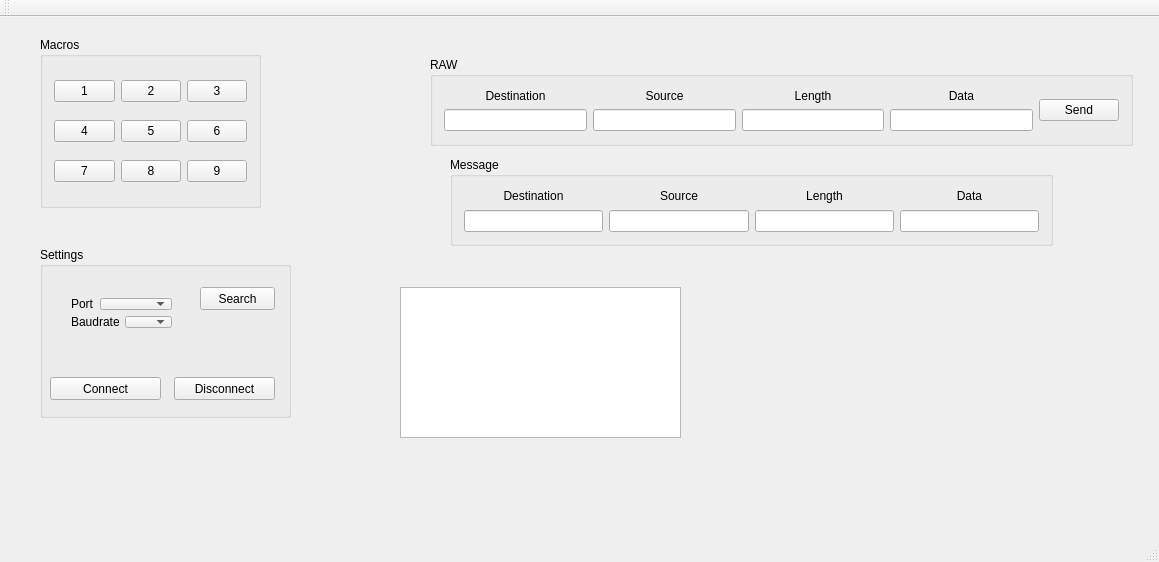
<?xml version="1.0" encoding="UTF-8"?>
<ui version="4.0">
 <class>MainWindow</class>
 <widget class="QMainWindow" name="MainWindow">
  <property name="geometry">
   <rect>
    <x>0</x>
    <y>0</y>
    <width>1159</width>
    <height>562</height>
   </rect>
  </property>
  <property name="windowTitle">
   <string>MainWindow</string>
  </property>
  <widget class="QWidget" name="centralWidget">
   <widget class="QGroupBox" name="groupBox">
    <property name="geometry">
     <rect>
      <x>430</x>
      <y>40</y>
      <width>703</width>
      <height>89</height>
     </rect>
    </property>
    <property name="title">
     <string>RAW</string>
    </property>
    <layout class="QGridLayout" name="gridLayout">
     <item row="0" column="0">
      <layout class="QHBoxLayout" name="horizontalLayout">
       <item>
        <layout class="QVBoxLayout" name="verticalLayout">
         <item>
          <widget class="QLabel" name="label">
           <property name="text">
            <string>Destination</string>
           </property>
           <property name="alignment">
            <set>Qt::AlignCenter</set>
           </property>
          </widget>
         </item>
         <item>
          <widget class="QLineEdit" name="lineDestination"/>
         </item>
        </layout>
       </item>
       <item>
        <layout class="QVBoxLayout" name="verticalLayout_2">
         <item>
          <widget class="QLabel" name="label_2">
           <property name="text">
            <string>Source</string>
           </property>
           <property name="alignment">
            <set>Qt::AlignCenter</set>
           </property>
          </widget>
         </item>
         <item>
          <widget class="QLineEdit" name="lineSource"/>
         </item>
        </layout>
       </item>
       <item>
        <layout class="QVBoxLayout" name="verticalLayout_3">
         <item>
          <widget class="QLabel" name="label_3">
           <property name="text">
            <string>Length</string>
           </property>
           <property name="alignment">
            <set>Qt::AlignCenter</set>
           </property>
          </widget>
         </item>
         <item>
          <widget class="QLineEdit" name="lineEdit_3"/>
         </item>
        </layout>
       </item>
       <item>
        <layout class="QVBoxLayout" name="verticalLayout_4">
         <item>
          <widget class="QLabel" name="label_4">
           <property name="text">
            <string>Data</string>
           </property>
           <property name="alignment">
            <set>Qt::AlignCenter</set>
           </property>
          </widget>
         </item>
         <item>
          <widget class="QLineEdit" name="lineEdit_4"/>
         </item>
        </layout>
       </item>
      </layout>
     </item>
     <item row="0" column="1">
      <widget class="QPushButton" name="buttonSend">
       <property name="text">
        <string>Send</string>
       </property>
      </widget>
     </item>
    </layout>
   </widget>
   <widget class="QGroupBox" name="groupBox_2">
    <property name="geometry">
     <rect>
      <x>40</x>
      <y>20</y>
      <width>221</width>
      <height>171</height>
     </rect>
    </property>
    <property name="title">
     <string>Macros</string>
    </property>
    <layout class="QGridLayout" name="gridLayout_2">
     <item row="0" column="0">
      <widget class="QPushButton" name="pushButton_2">
       <property name="text">
        <string>1</string>
       </property>
      </widget>
     </item>
     <item row="0" column="1">
      <widget class="QPushButton" name="pushButton_3">
       <property name="text">
        <string>2</string>
       </property>
      </widget>
     </item>
     <item row="0" column="2">
      <widget class="QPushButton" name="pushButton_6">
       <property name="text">
        <string>3</string>
       </property>
      </widget>
     </item>
     <item row="1" column="0">
      <widget class="QPushButton" name="pushButton_7">
       <property name="text">
        <string>4</string>
       </property>
      </widget>
     </item>
     <item row="1" column="1">
      <widget class="QPushButton" name="pushButton_4">
       <property name="text">
        <string>5</string>
       </property>
      </widget>
     </item>
     <item row="1" column="2">
      <widget class="QPushButton" name="pushButton_8">
       <property name="text">
        <string>6</string>
       </property>
      </widget>
     </item>
     <item row="2" column="0">
      <widget class="QPushButton" name="pushButton_9">
       <property name="text">
        <string>7</string>
       </property>
      </widget>
     </item>
     <item row="2" column="1">
      <widget class="QPushButton" name="pushButton_10">
       <property name="text">
        <string>8</string>
       </property>
      </widget>
     </item>
     <item row="2" column="2">
      <widget class="QPushButton" name="pushButton_5">
       <property name="text">
        <string>9</string>
       </property>
      </widget>
     </item>
    </layout>
   </widget>
   <widget class="QGroupBox" name="groupBox_3">
    <property name="geometry">
     <rect>
      <x>450</x>
      <y>140</y>
      <width>603</width>
      <height>89</height>
     </rect>
    </property>
    <property name="title">
     <string>Message</string>
    </property>
    <layout class="QGridLayout" name="gridLayout_3">
     <item row="0" column="0">
      <layout class="QHBoxLayout" name="horizontalLayout_2">
       <item>
        <layout class="QVBoxLayout" name="verticalLayout_5">
         <item>
          <widget class="QLabel" name="label_5">
           <property name="text">
            <string>Destination</string>
           </property>
           <property name="alignment">
            <set>Qt::AlignCenter</set>
           </property>
          </widget>
         </item>
         <item>
          <widget class="QLineEdit" name="lineEdit_5"/>
         </item>
        </layout>
       </item>
       <item>
        <layout class="QVBoxLayout" name="verticalLayout_6">
         <item>
          <widget class="QLabel" name="label_6">
           <property name="text">
            <string>Source</string>
           </property>
           <property name="alignment">
            <set>Qt::AlignCenter</set>
           </property>
          </widget>
         </item>
         <item>
          <widget class="QLineEdit" name="lineEdit_6"/>
         </item>
        </layout>
       </item>
       <item>
        <layout class="QVBoxLayout" name="verticalLayout_7">
         <item>
          <widget class="QLabel" name="label_7">
           <property name="text">
            <string>Length</string>
           </property>
           <property name="alignment">
            <set>Qt::AlignCenter</set>
           </property>
          </widget>
         </item>
         <item>
          <widget class="QLineEdit" name="lineEdit_7"/>
         </item>
        </layout>
       </item>
       <item>
        <layout class="QVBoxLayout" name="verticalLayout_8">
         <item>
          <widget class="QLabel" name="label_8">
           <property name="text">
            <string>Data</string>
           </property>
           <property name="alignment">
            <set>Qt::AlignCenter</set>
           </property>
          </widget>
         </item>
         <item>
          <widget class="QLineEdit" name="lineEdit_8"/>
         </item>
        </layout>
       </item>
      </layout>
     </item>
    </layout>
   </widget>
   <widget class="QGroupBox" name="groupBox_4">
    <property name="geometry">
     <rect>
      <x>40</x>
      <y>230</y>
      <width>251</width>
      <height>171</height>
     </rect>
    </property>
    <property name="title">
     <string>Settings</string>
    </property>
    <widget class="QPushButton" name="buttonConnect">
     <property name="geometry">
      <rect>
       <x>10</x>
       <y>130</y>
       <width>111</width>
       <height>23</height>
      </rect>
     </property>
     <property name="styleSheet">
      <string notr="true"/>
     </property>
     <property name="text">
      <string>Connect</string>
     </property>
    </widget>
    <widget class="QPushButton" name="buttonSearch">
     <property name="geometry">
      <rect>
       <x>160</x>
       <y>40</y>
       <width>75</width>
       <height>23</height>
      </rect>
     </property>
     <property name="text">
      <string>Search</string>
     </property>
    </widget>
    <widget class="QPushButton" name="buttonDisconnect">
     <property name="geometry">
      <rect>
       <x>134</x>
       <y>130</y>
       <width>101</width>
       <height>23</height>
      </rect>
     </property>
     <property name="text">
      <string>Disconnect</string>
     </property>
    </widget>
    <widget class="QWidget" name="">
     <property name="geometry">
      <rect>
       <x>20</x>
       <y>40</y>
       <width>123</width>
       <height>52</height>
      </rect>
     </property>
     <layout class="QVBoxLayout" name="verticalLayout_9">
      <item>
       <layout class="QHBoxLayout" name="horizontalLayout_3">
        <item>
         <widget class="QLabel" name="label_9">
          <property name="text">
           <string>Port</string>
          </property>
         </widget>
        </item>
        <item>
         <widget class="QComboBox" name="boxPortName"/>
        </item>
       </layout>
      </item>
      <item>
       <layout class="QHBoxLayout" name="horizontalLayout_4">
        <item>
         <widget class="QLabel" name="label_10">
          <property name="text">
           <string>Baudrate</string>
          </property>
         </widget>
        </item>
        <item>
         <widget class="QComboBox" name="boxBaudrate"/>
        </item>
       </layout>
      </item>
     </layout>
    </widget>
   </widget>
   <widget class="QPlainTextEdit" name="console">
    <property name="geometry">
     <rect>
      <x>400</x>
      <y>270</y>
      <width>281</width>
      <height>151</height>
     </rect>
    </property>
   </widget>
  </widget>
  <widget class="QMenuBar" name="menuBar">
   <property name="geometry">
    <rect>
     <x>0</x>
     <y>0</y>
     <width>1159</width>
     <height>21</height>
    </rect>
   </property>
  </widget>
  <widget class="QToolBar" name="mainToolBar">
   <attribute name="toolBarArea">
    <enum>TopToolBarArea</enum>
   </attribute>
   <attribute name="toolBarBreak">
    <bool>false</bool>
   </attribute>
  </widget>
  <widget class="QStatusBar" name="statusBar"/>
 </widget>
 <layoutdefault spacing="6" margin="11"/>
 <resources/>
 <connections/>
</ui>
